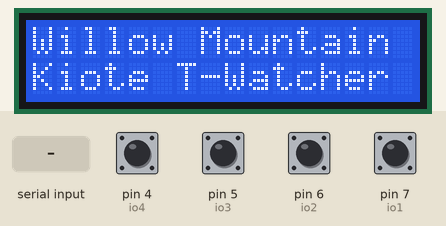
A sketch run on a simulated Arduino Uno, built with avr-gcc and run on an emulated ATmega328P. Shown: 16×2 character LCD. The test bench sets the inputs (shaded band); at power-on: pin 4 (io4), pin 5 (io3), pin 6 (io2), pin 7 (io1) HIGH. What the sketch prints to the serial monitor is not drawn.

Above: at 2.8 s.
At 3.8 s:
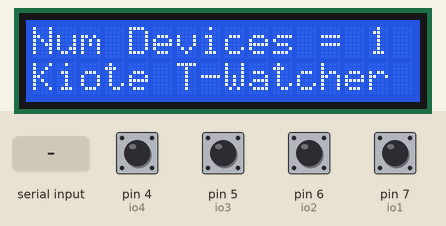
At 4.8 s:
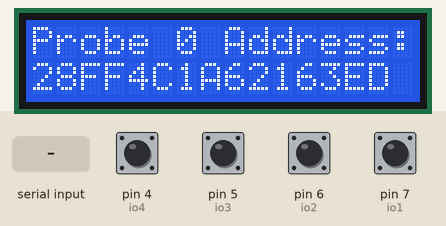
7.0 s: "500\n" received over Serial
Timing chart, 0 to 10.0 s (numbered marks = the images above; inputs shaded):
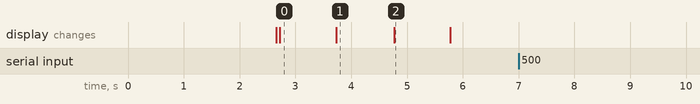

Measured:
- after the input at 7.0 s, every drawn part: stays the same
- what the display in image 0 shows lasts 1.0 s, from 2.7 s to 3.7 s

The sketch:

KioteeCmd_01.ino
```cpp
#include <Wire.h>
#include <OneWire.h>
#include <DallasTemperature.h>
#include <LiquidCrystal_I2C.h>
#define DS3231_I2C_ADDRESS 0x68

int NumOfDevices=0;
int inbyte=0;
unsigned long inputNum=0;        // a string to hold incoming data
boolean entryComplete = false;  // whether the string is complete
String probes="";
String temps="";


// setup the input pins. they are arrange in terms of creating a 1 bit number 0000, 0001, 00010, 0011, 010
int io4 = 4;
int io3 = 5;
int io2 = 6;
int io1 = 7;
int blight =8;

//set delay time and corresponding counting loop integer
int loopDelay=0;
int loopCount=0;
bool starting=true;

//set up back light counting loop fo
int blightCount=10;

//String myByte="";
//set the delay byte integer equivalent
int intByte=0;

//define an array to hold the average temperatures
float temp[4];
float lcdTemps[4][3];

int n = 1;

LiquidCrystal_I2C lcd(0x3F,16,2);  // set the LCD address to 0x27 for a 20 chars and 4 line display

// Data wire is plugged into port 3 on the Arduino
#define ONE_WIRE_BUS 3
#define TEMPERATURE_PRECISION 11

// Setup a oneWire instance to communicate with any OneWire devices (not just Maxim/Dallas temperature ICs)
OneWire oneWire(ONE_WIRE_BUS);

// Pass our oneWire reference to Dallas Temperature.
DallasTemperature sensors(&oneWire);

// arrays to hold device addresses
//DeviceAddress probe1, probe2, probe3, probe4;
// array to hold device addresses
DeviceAddress probe[4];

//Declarations for Real Time Clock
const byte numChars = 1;
char receivedChars[numChars];   // an array to store the received data
//int receivedChar;

boolean newData = false;
char readyToSend='s';


byte decToBcd(byte val){
  return( (val/10*16) + (val%10) );
}
// Convert binary coded decimal to normal decimal numbers
byte bcdToDec(byte val){
  return( (val/16*10) + (val%16) );
}

void setup(void) {
  Serial.begin(9600);
  //Serial.println(readyToSend);
  lcd.init();

  //delay for stability
  delay(100);

    Serial.begin(9600);
  lcd.init();

// make the pushbutton's pin an input:
  pinMode(io4, INPUT_PULLUP);
  pinMode(io3, INPUT_PULLUP);
  pinMode(io2, INPUT_PULLUP);
  pinMode(io1, INPUT_PULLUP);
  pinMode(blight, INPUT_PULLUP);

  //delay for stability
    delay(100);

// read the input pin:
  int read4 = digitalRead(io4);
  int read3 = digitalRead(io3);
  int read2 = digitalRead(io2);
  int read1 = digitalRead(io1);

  //myByte=String(read1)+String(read2)+String(read3)+String(read4);
  // create integer equivalent of byte
  intByte=read4+2*read3+4*read2+8*read1;
  loopDelay=getDelay(intByte);

 //set up one wire devices
  Serial.println("Willow Mountain Scientific");
  Serial.println("Kiotee T Watcher v 0.02");
  delay(1000);

  Serial.print("Loop Delay = ");
  Serial.println(loopDelay);
  delay(1000);
  // Start up the library
  sensors.begin();

  delay(100);
  Serial.print("Found ");
  NumOfDevices=sensors.getDeviceCount();
  Serial.print(NumOfDevices, DEC);
  Serial.println(" devices.");

  delay(100);
  // report parasite power requirements
  Serial.print("Parasite power is: ");
  if (sensors.isParasitePowerMode()) Serial.println("ON");
  else Serial.println("OFF");

  // Assign address manually. The addresses below will beed to be changed
  // to valid device addresses on your bus. Device address can be retrieved
  // by using either oneWire.search(deviceAddress) or individually via
  // sensors.getAddress(deviceAddress, index)
  //probe1 = { 0x28, 0x1D, 0x39, 0x31, 0x2, 0x0, 0x0, 0xF0 };
  //probe2   = { 0x28, 0x3F, 0x1C, 0x31, 0x2, 0x0, 0x0, 0x2 };

  // Search for devices on the bus and assign based on an index. Ideally,
  // you would do this to initially discover addresses on the bus and then
  // use those addresses and manually assign them (see above) once you know
  // the devices on your bus (and assuming they don't change).
  //
  // method 1: by index
  for(int h=0; h<NumOfDevices; h++){
    if (!sensors.getAddress(probe[h],h)){
        Serial.print("Unable to find address for Device ");
        Serial.println(h);
      }
  }
  //if (!sensors.getAddress(probe1, 0)) Serial.println("Unable to find address for Device 0");
  //if (!sensors.getAddress(probe2, 1)) Serial.println("Unable to find address for Device 1");

  // method 2: search()
  // search() looks for the next device. Returns 1 if a new address has been
  // returned. A zero might mean that the bus is shorted, there are no devices,
  // or you have already retrieved all of them. It might be a good idea to
  // check the CRC to make sure you didn't get garbage. The order is
  // deterministic. You will always get the same devices in the same order
  //
  // Must be called before search()
  //oneWire.reset_search();
  // assigns the first address found to probe1
  //if (!oneWire.search(probe1)) Serial.println("Unable to find address for probe1");
  // assigns the seconds address found to probe2
  //if (!oneWire.search(probe2)) Serial.println("Unable to find address for probe2");

  // show the addresses we found on the bus

  for(int m=0; m<NumOfDevices; m++){
    Serial.print("Device ");
    Serial.print(m);
    Serial.print(" Address: ");
    printAddress(probe[m]);
    delay(100);
  }

  // set the resolution to 9 bit per device
  for(int g=0; g<NumOfDevices; g++){
    sensors.setResolution(probe[g],TEMPERATURE_PRECISION);
    Serial.print("Device ");
    Serial.print(g);
    Serial.print(" Resolution: ");
    Serial.println(sensors.getResolution(probe[g]), DEC);
  }

  setupLCD();

}
void setupLCD(){
//set up the LCD
// Switch on the backlight
//lcd.setBacklightPin(BACKLIGHT_PIN,POSITIVE);
  lcd.setBacklight(HIGH);
  lcd.home();
  delay(10);
  lcd.print("Willow Mountain Scientific");
  lcd.setCursor(0,1);
  lcd.print("Kiote T-Watcher v. 0.02");
  delay(1000);
  lcd.home();
  lcd.print("Num Devices = ");
  lcd.print(NumOfDevices);
  delay(1000);
  lcd.clear();
  lcd.home();
  if (NumOfDevices>0){
    for(int k=0; k<NumOfDevices; k++){
      lcd.clear();
      lcd.home();
      lcd.print("Probe ");
      lcd.print(k);
      lcd.print(" Address: ");
      lcd.setCursor(0,1);
      printAddressLCD(probe[k]);
      delay(1000);
    }
  }
  lcd.clear();
}
void printReaderDetails(){
  delay(100);
  Serial.print("Found ");
  NumOfDevices=sensors.getDeviceCount();
  Serial.print(NumOfDevices, DEC);
  Serial.println(" devices.");

  delay(100);
  // report parasite power requirements
  Serial.print("Parasite power is: ");
  if (sensors.isParasitePowerMode()) Serial.println("ON");
  else Serial.println("OFF");

  // Assign address manually. The addresses below will beed to be changed
  // to valid device addresses on your bus. Device address can be retrieved
  // by using either oneWire.search(deviceAddress) or individually via
  // sensors.getAddress(deviceAddress, index)
  //probe1 = { 0x28, 0x1D, 0x39, 0x31, 0x2, 0x0, 0x0, 0xF0 };
  //probe2   = { 0x28, 0x3F, 0x1C, 0x31, 0x2, 0x0, 0x0, 0x2 };

  // Search for devices on the bus and assign based on an index. Ideally,
  // you would do this to initially discover addresses on the bus and then
  // use those addresses and manually assign them (see above) once you know
  // the devices on your bus (and assuming they don't change).
  //
  // method 1: by index
  for(int h=0; h<NumOfDevices; h++){
    if (!sensors.getAddress(probe[h],h)){
        Serial.print("Unable to find address for Device ");
        Serial.println(h);
      }
  }
  //if (!sensors.getAddress(probe1, 0)) Serial.println("Unable to find address for Device 0");
  //if (!sensors.getAddress(probe2, 1)) Serial.println("Unable to find address for Device 1");

  // method 2: search()
  // search() looks for the next device. Returns 1 if a new address has been
  // returned. A zero might mean that the bus is shorted, there are no devices,
  // or you have already retrieved all of them. It might be a good idea to
  // check the CRC to make sure you didn't get garbage. The order is
  // deterministic. You will always get the same devices in the same order
  //
  // Must be called before search()
  //oneWire.reset_search();
  // assigns the first address found to probe1
  //if (!oneWire.search(probe1)) Serial.println("Unable to find address for probe1");
  // assigns the seconds address found to probe2
  //if (!oneWire.search(probe2)) Serial.println("Unable to find address for probe2");

  // show the addresses we found on the bus

  for(int m=0; m<NumOfDevices; m++){
    Serial.print("Device ");
    Serial.print(m);
    Serial.print(" Address: ");
    printAddress(probe[m]);
    Serial.println();
    delay(100);
  }

  // set the resolution to 9 bit per device
  for(int g=0; g<NumOfDevices; g++){
    sensors.setResolution(probe[g],TEMPERATURE_PRECISION);
    Serial.print("Device ");
    Serial.print(g);
    Serial.print(" Resolution: ");
    Serial.println(sensors.getResolution(probe[g]), DEC);
  }
}
void showTempData(float tempData[]){
  //lcd.clear();
  lcd.home();
  for (int i=0; i < NumOfDevices; i++){
    float temp=tempData[i];
    switch (i) {
      case 0:
        // do something
        lcd.print("0:");
        lcd.print(temp);
        break;
      case 1:
        // do something
        lcd.setCursor(8,0);
        lcd.print("1:");
        lcd.print(temp);
        break;
      case 2:
        // do something
        lcd.setCursor(0,1);
        lcd.print("2:");
        lcd.print(temp);
        break;
      case 3:
        // do something
        lcd.setCursor(8,1);
        lcd.print("3:");
        lcd.print(temp);
        break;
      default:
        // do something
      break;
    }
  }
}

void loop() {
  // print the string when a newline arrives:
  if (entryComplete) {
    //for debugging purposes, print output.
    //Serial.println(inputNum);
    switch (inputNum) {
        case 500:
          // send reader details
          Serial.println("Reader details");
          break;
        case 510:
          // send header, comma delimited
          Serial.println("Header information");
          break;
        case 520:
          // send probe numbers, comma delimited
          for(int m=0; m < NumOfDevices; m++){
            loadAddress(m);
            if (m < NumOfDevices-1){
              probes+=",";
            }
          }
          Serial.println(probes);
          delay(20);
          probes="";
          break;
        case 530:
          // send time and date
          Serial.println("time and date");
          break;
        case 540:
          // send temperatures
          //Serial. println("temperatures");
          getTemperatures();
          Serial.println(temps);
          delay(20);
          temps="";
          break;
    }

    // clear the string:
    inputNum = 0;
    entryComplete = false;
  }
  delay(100);
}

void getTemperatures() {
  //get the temperature data
  float temperatures[NumOfDevices];
  sensors.requestTemperatures();
  for(int i=0; i<NumOfDevices; i++){
    float thisTemp=0;
    float tmpTemp=0;
    //read temps
    temperatures[i]=sensors.getTempC(probe[i]);
  }
  //show the temperatures on the LCD
  showTempData(temperatures);
  //Check serial port for request to send data
  //recvWithEndMarker();
  //send new data if there is some
  for(int i=0;i<NumOfDevices;i++){
    temps+=(temperatures[i]);
    if (i < NumOfDevices-1){
      temps+=",";
    }
  }
}

void setDS3231time(byte second, byte minute, byte hour, byte dayOfWeek, byte
dayOfMonth, byte month, byte year){
  // sets time and date data to DS3231
  Wire.beginTransmission(DS3231_I2C_ADDRESS);
  Wire.write(0); // set next input to start at the seconds register
  Wire.write(decToBcd(second)); // set seconds
  Wire.write(decToBcd(minute)); // set minutes
  Wire.write(decToBcd(hour)); // set hours
  Wire.write(decToBcd(dayOfWeek)); // set day of week (1=Sunday, 7=Saturday)
  Wire.write(decToBcd(dayOfMonth)); // set date (1 to 31)
  Wire.write(decToBcd(month)); // set month
  Wire.write(decToBcd(year)); // set year (0 to 99)
  Wire.endTransmission();
}

void readDS3231time(byte *second,
byte *minute,
byte *hour,
byte *dayOfWeek,
byte *dayOfMonth,
byte *month,
byte *year){
  Wire.beginTransmission(DS3231_I2C_ADDRESS);
  Wire.write(0); // set DS3231 register pointer to 00h
  Wire.endTransmission();
  Wire.requestFrom(DS3231_I2C_ADDRESS, 7);
  // request seven bytes of data from DS3231 starting from register 00h
  *second = bcdToDec(Wire.read() & 0x7f);
  *minute = bcdToDec(Wire.read());
  *hour = bcdToDec(Wire.read() & 0x3f);
  *dayOfWeek = bcdToDec(Wire.read());
  *dayOfMonth = bcdToDec(Wire.read());
  *month = bcdToDec(Wire.read());
  *year = bcdToDec(Wire.read());
}

void serialEvent() {
  //inputNum=0;
  while (Serial.available()) {
    // get the new byte:
    inbyte = Serial.read();
    //Serial.println(inbyte);
    //inputNum=inputNum*10+inbyte-'0';
    //Serial.print(inbyte);
    // add it to the inputString:
     if (inbyte != 10 && inbyte!=13){
       inputNum=inputNum*10+inbyte-48;
       //Serial.print("added");
     }
    // if the incoming character is a newline, set a flag
    // so the main loop can do something about it:
     if (inbyte == 10 || inbyte==13) {
       entryComplete = true;
       //Serial.print("done");
     }
    //inbyte=0;
  }
  inbyte=0;
}


void sendSerialData(float tempData[]){
  int n=sizeof(tempData);

  //print header
  Serial.print("date,time,");
  for(int j=0;j<n-1;j++){
    Serial.print("T");
    if(j==n-2){
      Serial.println(j);
    }else{
      Serial.print(j);
      Serial.print(",");
    }
  }
  byte second, minute, hour, dayOfWeek, dayOfMonth, month, year;
  // retrieve data from DS3231
  readDS3231time(&second, &minute, &hour, &dayOfWeek, &dayOfMonth, &month,
  &year);

  //retrieve data from temp probes

  // send it to the serial monitor
  // starting with date, make data comma delimited
  Serial.print(month, DEC);
  Serial.print("/");
  Serial.print(dayOfMonth, DEC);
  Serial.print("/");
  Serial.print(year, DEC);
  Serial.print(",");

  // next send time
  Serial.print(hour, DEC);
  // convert the byte variable to a decimal number when displayed
  Serial.print(":");
  if (minute<10){
    Serial.print("0");
  }
  Serial.print(minute, DEC);
  Serial.print(":");
  if (second<10){
    Serial.print("0");
  }
  Serial.print(second, DEC);
  Serial.print(",");
  for(int i=0;i<n-1;i++){
    if (i==n-2){
      Serial.println(tempData[i]);
    }else{
      Serial.print(tempData[i]);
      Serial.print(",");
    }
  }

}

void recvWithEndMarker() {
  static byte ndx = 0;
  char endMarker = '\n';
  char rc;
  while (Serial.available() > 0 && newData == false) {
        //Serial.write("in loop");
        rc = Serial.read();

        if (rc != endMarker) {
            receivedChars[ndx] = rc;
            ndx++;
            if (ndx >= numChars) {
                ndx = numChars - 1;
            }
        }
        else {
            //receivedChars[ndx] = '\0'; // terminate the string
            ndx = 0;
            newData = true;
        }
    }
}
void checkSerial(float tempData[]) {
    if (newData == true) {
        Serial.println(receivedChars);
        Serial.println(readyToSend);
        newData = false;
        if (strcmp(readyToSend,receivedChars)==0){
          sendSerialData(tempData);
        }
    }
}
// function to print a device address
void printAddress(DeviceAddress deviceAddress)
{
  for (uint8_t i = 0; i < 8; i++)
  {
    // zero pad the address if necessary
    if (deviceAddress[i] < 16) Serial.print("0");
    Serial.print(deviceAddress[i], HEX);
  }
}

void loadAddress(int probeNo){


  for (uint8_t i = 0; i < 8; i++)
  {
    // zero pad the address if necessary
    if (probe[probeNo][i] < 16) probes+="0";
    probes+=String(probe[probeNo][i], HEX);
  }
}

// function to print a device address on lcd
void printAddressLCD(DeviceAddress deviceAddress){
  for (uint8_t i = 0; i < 8; i++)
  {
    // zero pad the address if necessary
    if (deviceAddress[i] < 16) Serial.print("0");
    lcd.print(deviceAddress[i], HEX);
  }
}

// function to print the temperature for a device
void printTemperature(DeviceAddress deviceAddress){
  float tempC = sensors.getTempC(deviceAddress);
  Serial.print("Temp C: ");
  Serial.print(tempC);
  Serial.print(" Temp F: ");
  Serial.print(DallasTemperature::toFahrenheit(tempC));
}

// function to print a device's resolution
void printResolution(DeviceAddress deviceAddress){
  Serial.print("Resolution: ");
  Serial.print(sensors.getResolution(deviceAddress));
  Serial.println();
}

// main function to print information about a device
void printData(DeviceAddress deviceAddress){
  Serial.print("Device Address: ");
  printAddress(deviceAddress);
  Serial.print(" ");
  printTemperature(deviceAddress);
  Serial.println();
}
void displayTime(){
  byte second, minute, hour, dayOfWeek, dayOfMonth, month, year;
  // retrieve data from DS3231
  readDS3231time(&second, &minute, &hour, &dayOfWeek, &dayOfMonth, &month,
  &year);
  // send it to the serial monitor
  Serial.print(hour, DEC);
  // convert the byte variable to a decimal number when displayed
  Serial.print(":");
  if (minute<10){
    Serial.print("0");
  }
  Serial.print(minute, DEC);
  Serial.print(":");
  if (second<10){
    Serial.print("0");
  }
  Serial.print(second, DEC);
  Serial.print(" ");
  Serial.print(month, DEC);
  Serial.print("/");
  Serial.print(dayOfMonth, DEC);
  Serial.print("/");
  Serial.print(year, DEC);
  Serial.print(" Day of week: ");
  switch(dayOfWeek){
  case 1:
    Serial.println("Sunday");
    break;
  case 2:
    Serial.println("Monday");
    break;
  case 3:
    Serial.println("Tuesday");
    break;
  case 4:
    Serial.println("Wednesday");
    break;
  case 5:
    Serial.println("Thursday");
    break;
  case 6:
    Serial.println("Friday");
    break;
  case 7:
    Serial.println("Saturday");
    break;
  }
  lcd.setBacklight(HIGH);
  lcd.home ();
  lcd.print(hour, DEC);
  lcd.print(":");
  if (minute<10){
    lcd.print("0");
  }
  lcd.print(minute, DEC);
  lcd.print(":");
  if (second<10){
    lcd.print("0");
  }
  lcd.print(second, DEC);
  lcd.print(" ");
  lcd.print(dayOfMonth, DEC);
  lcd.print("/");
  lcd.print(month, DEC);
  lcd.print("/");
  lcd.print(year, DEC);
}
//calculate delay based on switch settings.
int getDelay(int d){
  Serial.print(d);
  int thisdelay=0;
  switch (d) {
      case 0 :
        //1 sec read t
        thisdelay=1;
        break;
      case 1 :
        //10 sec read ti
        thisdelay=10;
        break;
      case 2:
        //30 sec read ti
        thisdelay=30;
        break;
      case 3:
        //1 min
        thisdelay=60;
        break;
      case 4:
        //2 minute
        thisdelay=120;
        break;
      case 5:
        //5 minute read tim
        thisdelay=300;
        break;
      case 6:
        //10 minute readtim
        thisdelay=600;
        break;
      case 7:
        //15 minute read tim
        thisdelay=900;
        break;
      case 8:
        //20 min read time
        thisdelay=1200;
        break;
      case 9:
        //30 min read time
        thisdelay=1800;
        break;
      case 10:
        //60 min read time
        thisdelay=3600;
        break;
      case 11:
        // 2 hr  read time
        thisdelay=7200;
        break;
      case 12:
        // 4 hr  read time

        thisdelay=14400;
        break;
      case 13:
        // 6 hr  read time

        thisdelay=21600;
        break;
      default:
        // do a one minute read by default
        thisdelay=60;
        break;
    }
    return thisdelay;
}
```
